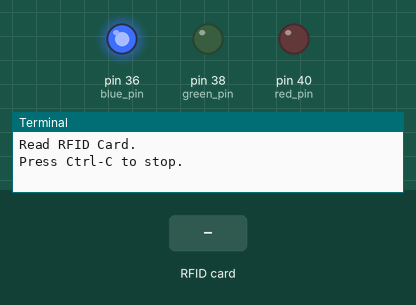
This program was run on a simulated Raspberry Pi (header pin numbers). Parts: output pins drawn as LEDs (lit = HIGH), the last lines printed to the terminal. The test bench sets the inputs (shaded band). The interpreter's speed is modelled, so counts of loop turns are approximate; library files of the repository ran but are not shown: MFRC522sec.py; pins used as bus, display or sensor lines are not drawn.

Above: at 1.2 s.
1.3 s: RFID card 88 04 3D E4 held to the reader
At 3.2 s:
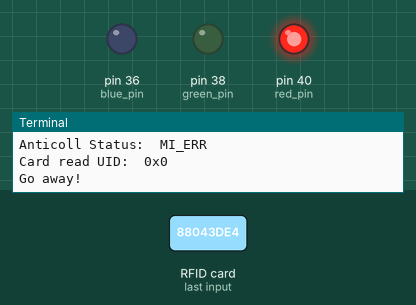
4.3 s: RFID card F2 4B F1 D1 held to the reader
At 6.0 s:
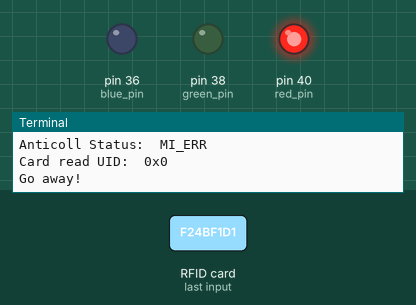
7.3 s: RFID card 5E 7A 19 C4 held to the reader
At 11.6 s:
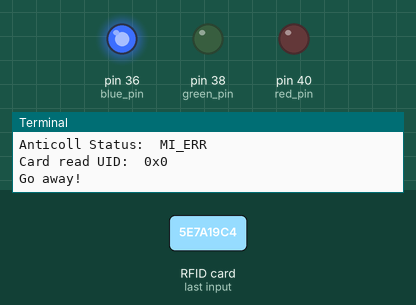
Timing chart, 0 to 13.1 s (numbered marks = the images above; inputs shaded):
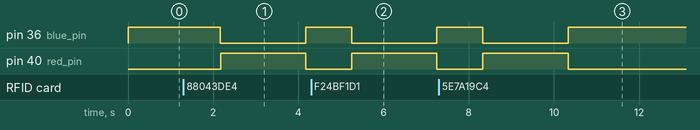

Measured:
- after the input at 1.3 s, pin 36 (blue_pin): HIGH → LOW after 0.87 s, → HIGH 2.0 s later; pin 40 (red_pin): LOW → HIGH after 0.87 s, → LOW 2.0 s later
- after the input at 4.3 s, pin 36 (blue_pin): HIGH → LOW after 0.95 s, → HIGH 2.0 s later; pin 40 (red_pin): LOW → HIGH after 0.95 s, → LOW 2.0 s later
- after the input at 7.3 s, pin 36 (blue_pin): HIGH → LOW after 1.0 s, → HIGH 2.0 s later; pin 40 (red_pin): LOW → HIGH after 1.0 s, → LOW 2.0 s later

The program:

Read2-both.py
```python
#!/usr/bin/env python
# -*- coding: utf8 -*-

import time
import RPi.GPIO as GPIO
import MFRC522
import MFRC522sec
import signal

continue_reading = True


authorised  = (584186717269, 1040656224665)

blue_pin    = 36
green_pin   = 38
red_pin     = 40

# Capture SIGINT for cleanup when the script is aborted
def end_read(signal,frame):
    global continue_reading
    print "Ctrl+C captured, ending read."
    continue_reading = False
    GPIO.cleanup()

# Convert a list of ints to one value
def to_int(uid):
    value = 0

    for i in range(len(uid)):
        value = value * 256 + uid[i]

    return value

def setup():
    # Hook the SIGINT
    signal.signal(signal.SIGINT, end_read)

    GPIO.setup(blue_pin, GPIO.OUT)
    GPIO.setup(red_pin, GPIO.OUT)
    GPIO.setup(green_pin, GPIO.OUT)

def led_on(pin, delay = 0):
    GPIO.output(pin, GPIO.HIGH)
    if delay > 0:
        time.sleep(delay)

def led_off(pin, delay = 0):
    GPIO.output(pin, GPIO.LOW)
    if delay > 0:
        time.sleep(delay)

def status_str(status):
    global inner

    if status == inner.MI_OK:
        return "MI_OK"
    elif status == inner.MI_NOTAGERR:
        return "MI_NOTAGERROR"
    elif status == inner.MI_ERR:
        return "MI_ERR"

    return hex(status)

# Create an object of the class MFRC522
outer = MFRC522.MFRC522()
inner = MFRC522sec.MFRC522Sec()

# Welcome message
print "Read RFID Card."
print "Press Ctrl-C to stop."

setup()

# This loop keeps checking for chips. If one is near it will get the UID and authenticate
while continue_reading:
    led_on(blue_pin)
    # Scan for cards
#    GPIO.output(22, 1)
#    GPIO.output(18, 0)
    outer.MFRC522_Init()
    (ostatus, oTagType) = outer.MFRC522_Request(inner.PICC_REQIDL)

    time.sleep(0.5)
#    GPIO.output(18, 1)
#    GPIO.output(22, 0)
    inner.MFRC522_Init()
    (istatus, iTagType) = inner.MFRC522_Request(inner.PICC_REQIDL)

    # If a card is found
    if ostatus == inner.MI_OK or istatus == inner.MI_OK:
        print
        print "Card detected - Outer: ", status_str(ostatus), ", Inner: ", status_str(istatus)
        led_off(blue_pin)

        # Get the UID of the card
        if ostatus == inner.MI_OK:
            print "at Outer door"
            (status, uid) = outer.MFRC522_Anticoll()
        elif istatus == inner.MI_OK:
            print "at Inner door"
            (status, uid) = inner.MFRC522_Anticoll()
        else:
            print "Neither status is MI_OK"

        print "Anticoll Status: ", status_str(status)
        uid_value = to_int(uid)

    # If we have the UID, continue
#    if status == outer.MI_OK:
        # Print UID
#        print "Card read UID: ", uid
#        print "Card read UID: " + str(uid[0]) + ", " + str(uid[1]) + ", " + str(uid[2]) + ", " + str(uid[3]) + ", " + str(uid[4])
#        print "Card read UID: ", uid_value
        print "Card read UID: ", hex(uid_value)

        if uid_value in authorised:
            print('Come on in')
            led_on(green_pin, 2)
            led_off(green_pin)
        else:
            print('Go away!')
            led_on(red_pin, 2)
            led_off(red_pin)

        # This is the default key for authentication
#        key = [0xFF,0xFF,0xFF,0xFF,0xFF,0xFF]

        # Select the scanned tag
#        outer.MFRC522_SelectTag(uid)

        # Authenticate
#        status = outer.MFRC522_Auth(outer.PICC_AUTHENT1A, 8, key, uid)

        # Check if authenticated
#        if status == outer.MI_OK:
#            outer.MFRC522_Read(8)
#            outer.MFRC522_StopCrypto1()
#        else:
#            print "Authentication error"

#        time.sleep(1)
```
